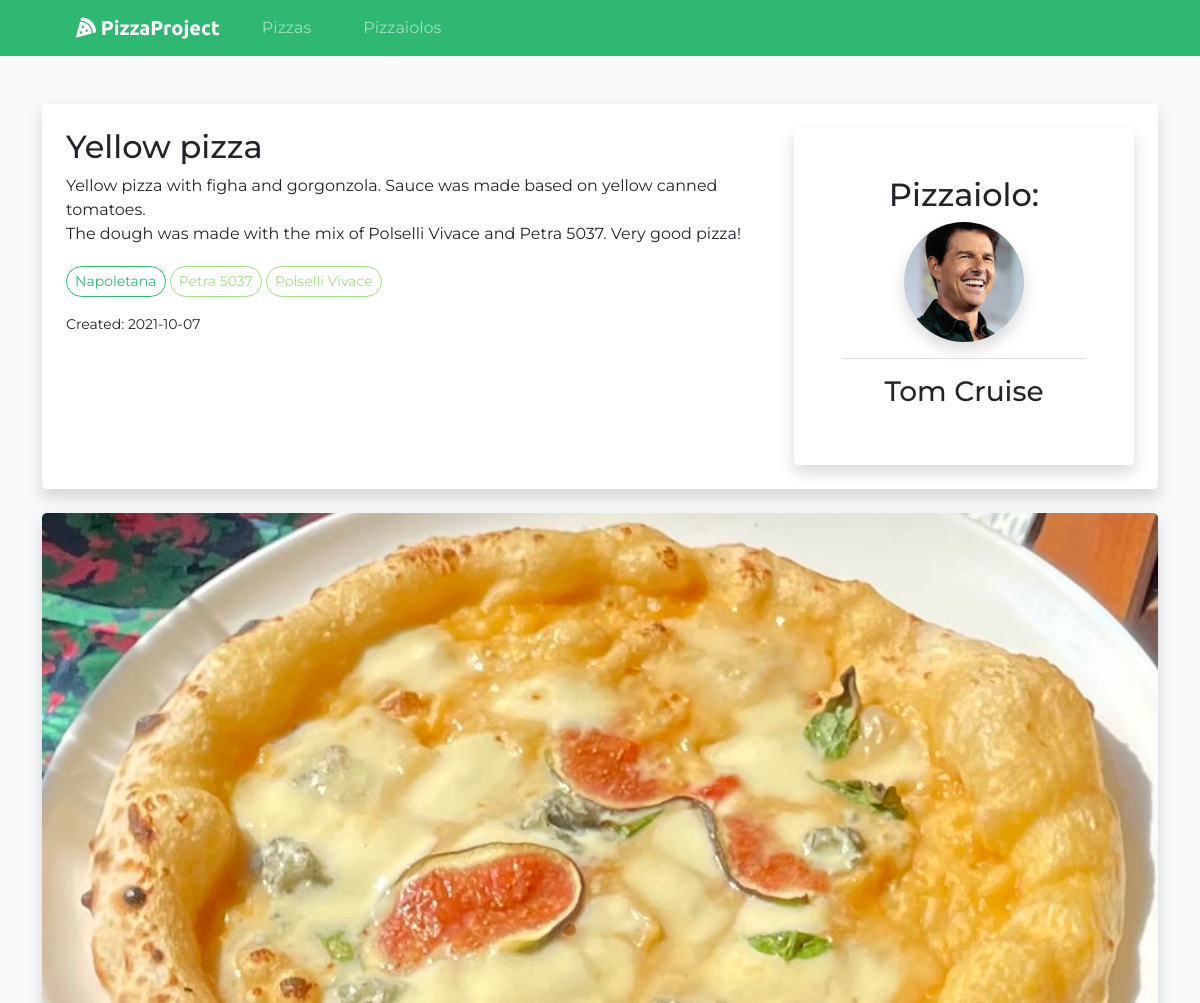
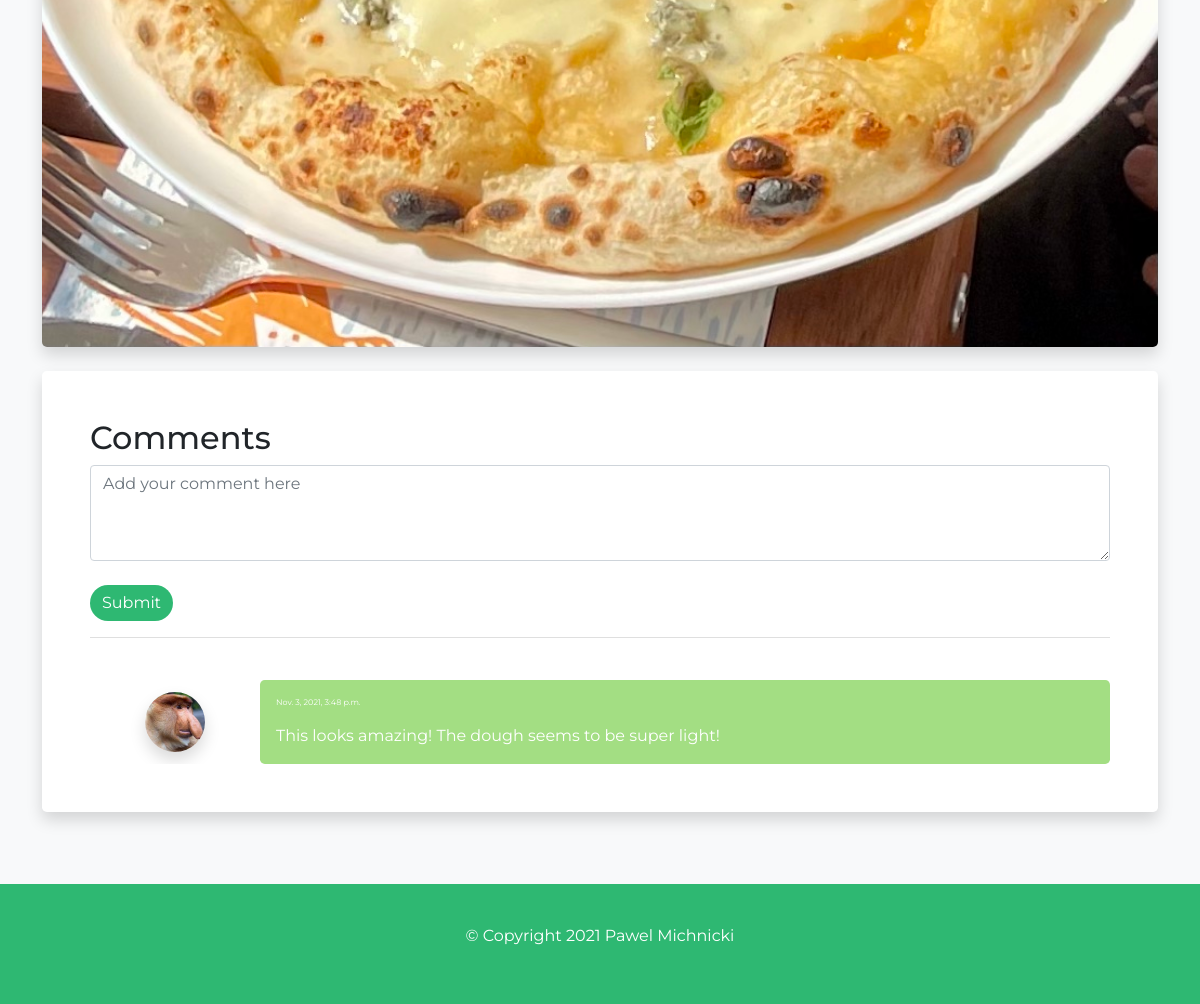
/pizza/749229ba-d078-41f8-8121-5561a6164bfb, run on the app's committed database (2 pictures, top to bottom).
### pizzas/models.py (models this page shows, shortened)
class Pizza(models.Model):
    owner = models.ForeignKey(Pizzaiolo, null=True, blank=True, on_delete=models.CASCADE)
    id = models.UUIDField(default=uuid.uuid4, unique=True, primary_key=True, editable=False)
    created = models.DateTimeField(auto_now_add=True)
    was_edited = models.BooleanField(default=False, null=True)
    edited = models.DateTimeField(auto_now=True)
    title = models.CharField(max_length=200)
    description = models.TextField(null=True, blank=True)
    image = models.ImageField(null=True, blank=True, default='pizzas/default.jpg', upload_to="pizzas/")
    style = models.ManyToManyField('Style', blank=True)
    flour = models.ManyToManyField('Flour', blank=True)
    @property
    def created_str(self):
        today = str(datetime.datetime.today()).split(" ")[0]
        created_string = str(self.created).split(" ")[0]
        if today == created_string:
            return "Today"
        else:
            return created_string

class Style(models.Model):
    id = models.UUIDField(default=uuid.uuid4, unique=True, primary_key=True, editable=False)
    created = models.DateTimeField(auto_now_add=True)
    name = models.CharField(max_length=200)

class Flour(models.Model):
    id = models.UUIDField(default=uuid.uuid4, unique=True, primary_key=True, editable=False)
    created = models.DateTimeField(auto_now_add=True)
    name = models.CharField(max_length=200)

class Comment(models.Model):
    owner = models.ForeignKey(Pizzaiolo, null=True, on_delete=models.CASCADE)
    pizza = models.ForeignKey(Pizza, on_delete=models.CASCADE)
    body = models.TextField(null=True, blank=True)
    id = models.UUIDField(default=uuid.uuid4, unique=True, primary_key=True, editable=False)
    created = models.DateTimeField(auto_now_add=True)
    edited = models.DateTimeField(auto_now=True)
    was_edited = models.BooleanField(default=False, null=True)
    class Meta:
        ordering = ["-created"]

### pizzaiolos/models.py (models this page shows, shortened)
class Pizzaiolo(models.Model):
    user = models.OneToOneField(User, on_delete=models.CASCADE)
    first_name = models.CharField(max_length=200, blank=True, null=True)
    last_name = models.CharField(max_length=200, blank=True, null=True)
    email = models.EmailField(max_length=500, blank=True, null=True)
    username = models.CharField(max_length=200, blank=True, null=True)
    location = models.CharField(max_length=200, blank=True, null=True)
    bio = models.TextField(blank=True, null=True)
    oven = models.CharField(max_length=200, blank=True, null=True)
    mixer = models.CharField(max_length=200, blank=True, null=True)
    profile_img = models.ImageField(null=True, blank=True, upload_to='pizzaiolos/', default='pizzaiolos/user-default.png')
    social_instagram = models.CharField(max_length=200, blank=True, null=True)
    social_facebook = models.CharField(max_length=200, blank=True, null=True)
    created = models.DateTimeField(auto_now_add=True)
    id = models.UUIDField(default=uuid.uuid4, unique=True, primary_key=True, editable=False)
    class Meta:
        ordering = ['last_name']
    @property
    def name(self):
        name_string = f"{self.first_name} {self.last_name}"
        return name_string

### pizzas/views.py (the view, shortened to what this page needs)
# urls.py: path('pizza/<str:pk>', views.pizza, name='pizza'),
def pizza(request, pk):
    pizzaObj = Pizza.objects.get(id=pk)
    comments = pizzaObj.comment_set.all()
    form = CommentForm()
    context = {
        "pizza": pizzaObj,
        "comments": comments,
        "form": form,
    }
    return render(request, 'pizzas/pizza.html', context)

### pizzas/forms.py
class CommentForm(ModelForm):
    class Meta:
        model = Comment
        fields = ["body"]
    def __init__(self, *args, **kwargs):
        super(CommentForm, self).__init__(*args, **kwargs)
        for name, field in self.fields.items():
            field.widget.attrs.update({'class': 'form-control', 'placeholder': 'Add your comment here'})

### pizzas/templates/pizzas/pizza.html (shortened to what this page needs)
{% extends 'main.html' %}
{% load static %}
{% block content %}
<div class="container py-5">
    <div class="row rounded-row pizza-info">
        <div class="col-sm-12">
            <div class="p-4 bg-white rounded-3 pizza-description shadow">
                <div class="row">
                    <div class="col-lg-8">
                      <div class="row">
                    <div class="col-sm-6"><h2>{{ pizza.title }}</h2></div>
                </div>
                      <p>{{ pizza.description|linebreaksbr }}</p>
                      <div class="tag-area">
                          {% for style in pizza.style.all  %}
                          <a href="{% url 'pizzas' %}?search_query={{ style.name }}" class="btn btn-sm btn-outline-secondary tag-style">{{ style.name }}</a>
                          {% endfor %}
                          {% for flour in pizza.flour.all  %}
                          <a href="{% url 'pizzas' %}?search_query={{ flour.name }}" class="btn btn-sm btn-outline-secondary tag-flour">{{ flour.name }}</a>
                          {% endfor %}
                      </div>
                        <small>Created: {{ pizza.created_str }}</small>
                    </div>
                    <div class="col-lg-4">
                        <div class="bg-white rounded-3 p-4 p-md-5 pizzaiolo-info shadow">
                            <h2>Pizzaiolo:</h2>
                            <a href="{% url 'pizzaiolo' pizza.owner.id %}"><img src="{{ pizza.owner.profile_img.url }}" width="120px" height="120px" class="rounded-circle shadow"/></a>
                            <hr>
                            <h3><a href="{% url 'pizzaiolo' pizza.owner.id %}" class="link-dark">{{ pizza.owner.name }}</a></h3>
                        </div>
                    </div>
                </div>
            </div>
        </div>
    </div>
<div class="row rounded-row">
    <div class="col-lg-12">
            <img src="{{pizza.image.url}}" class="pizza-img shadow"/>
    </div>
</div>
<div class="row rounded-row">
    <div class="col-lg-12">
        <div class="h-100 p-5 bg-white rounded-3 shadow">
            <div class="add-comment">
            <h2>Comments</h2>
            <form action="#comments" method="POST">
                {% for field in form %}
                    {{field}}
                {% endfor %}
                <br>
                <input class="btn btn-primary dark-green-btn" type="submit" value="Submit"/>
            </form>
            </div>
            {% if comments  %}
            <hr>
            <div class="comment-list overflow-auto" id="comments">
                {% for comment in comments %}
                {% if request.user.pizzaiolo == comment.owner %}
                        <div class="row comment">
                            <div class="col-sm-10 rounded-3 p-3 comment-field comment-owner">
                                <p class="comment-date">{{ comment.created }}</p>
                                {{ comment.body|linebreaksbr }}
                                <br>
                                {% if comment.was_edited %}
                                <p class="comment-date">Last edited: {{ comment.edited }}</p>
                                {% endif %}
                                <a href="{% url 'update-comment' comment.id %}" class="edit-comment link-dark">EDIT</a>
                                <a href="{% url 'delete-comment' comment.id %}" class="delete-comment link-dark">DELETE</a>
                            </div>
                            <div class="col-sm-2 user-photo">
                                <a href="{% url 'pizzaiolo' comment.owner.id %}"><img src="{{ comment.owner.profile_img.url }}" width="60px" height="60px" class="rounded-circle shadow"/></a>
                            </div>
                        </div>
                {% else %}
                        <div class="row comment">
                            <div class="col-sm-2 user-photo">
                                <a href="{% url 'pizzaiolo' comment.owner.id %}"><img src="{{ comment.owner.profile_img.url }}" width="60px" height="60px" class="rounded-circle shadow"/></a>
                            </div>
                            <div class="col-sm-10 rounded-3 p-3 comment-field comment-not-owner">
                                <p class="comment-date">{{ comment.created }}</p>
                                {{ comment.body|linebreaksbr }}
                            </div>
                        </div>
                {% endif %}
                {% endfor %}
            </div>
            {% endif %}
        </div>
    </div>
</div>
</div>
{% endblock content %}

### static/css/styles.css (style rules this page uses)
html,body,wrapper { width: 100%; height: 100%; margin: 0px; padding: 0px; overflow-x: hidden; }
body { padding-top: 3.5rem; font-family: 'Montserrat'; background-color: #2EB872; }
img { object-fit: cover; }
hr { color: grey; }
.user-photo { margin: auto; text-align: center; }
.link-dark { text-decoration: none; }
.dark-green-btn { background-color: #2EB872; border: none; color: white; border-radius: 18px; }
.tag-style { color: #2EB872; border: 1px solid #2EB872; border-radius: 18px; margin: 4px 0; }
.tag-flour { color: #A3DE83; border: 1px solid #A3DE83; border-radius: 18px; }
.tag-area { margin-top: 10px; margin-bottom: 10px; min-height: 2.5rem; }
.rounded-row { margin-top: 24px; margin-bottom: 24px; }
.pizza-info { margin-top: 0; }
.pizzaiolo-info { text-align: center; }
.pizza-description { height: 100%; }
.comment { margin: 0; margin-top: 10px; width: 100%; padding: 0; }
.comment-field { color: white; }
.comment-not-owner { background-color: #A3DE83; }
.pizza-img { width: 100%; height: auto; border-radius: 5px; }
.add-comment .form-control { height: 6rem; }
.comment-list { margin-top: 2rem; max-height: 26rem; }
.comment-date { font-size: 0.5rem; }

### data on the page
Pizza: title "Yellow pizza", description "Yellow pizza with figha and gorgonzola. Sauce was made based on yellow canned tomatoes. The dough was made with the mix of Polselli Vivace and Petra 5037. Very good pizza!", created_str "2021-10-07", owner.profile_img (picture), owner.name "Tom Cruise", image (picture)
Style: name "Napoletana"
Flour: name "Petra 5037"
Flour: name "Polselli Vivace"
Comment: owner.profile_img (picture), created "Nov. 3, 2021, 3:48 p.m.", body "This looks amazing! The dough seems to be super light!"
